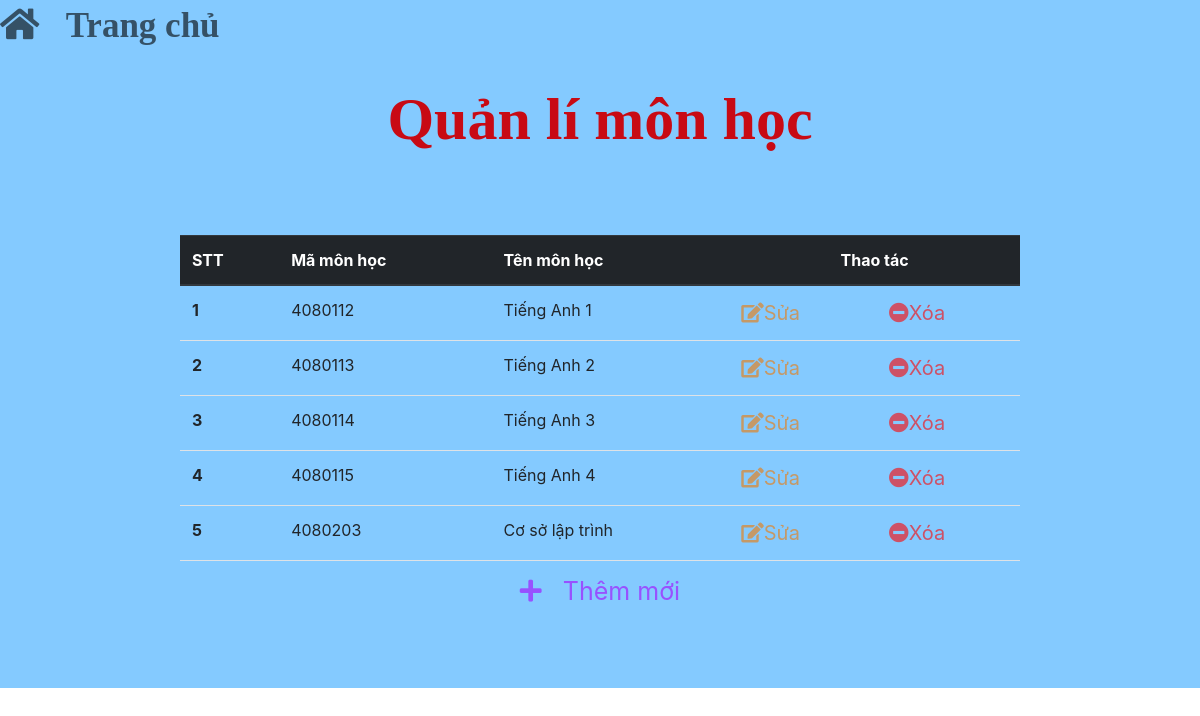
The page /quanliMH.php (signed in) on the database its author committed.
### tables this page shows
CREATE TABLE `monhoc` (
  `MaMH` int(11) NOT NULL,
  `TenMH` varchar(20) NOT NULL
);

### quanliMH.php (the view, shortened to what this page needs)
<!DOCTYPE html>
<html>
<head>
	<link rel="stylesheet" href="css/bootstrap.min.css">
	<link rel="stylesheet" href="css/all.min.css">
	<link rel="stylesheet" href="css/style.css">
</head>
<body>
	<?php
		require('connection.php');
		$sql = "SELECT * FROM monhoc";
		$monhoc = mysqli_query($conn, $sql);
	?>
	<div class="header">
		<div class="home">
			<a href="index.php"><i class="fas fa-home"></i>&nbsp; &nbsp;Trang chủ</a>
		</div>
		<h1>Quản lí môn học</h1>
	</div>
	<div class="content">
		<table class="table" style="width:100%">
			<thead class="thead-dark">
				<tr>
					<th scope="col">STT</th>
					<th scope="col">Mã môn học</th>
					<th scope="col">Tên môn học</th>
					<th scope="col" colspan="2" style="text-align:center">Thao tác</th>
				</tr>
			<tbody>
				<?php if (mysqli_num_rows($monhoc) > 0): ?>
					<?php $stt=1; ?>
					<?php foreach ($monhoc as $item) :?>
					<tr>
						<th scope="row"><?php echo $stt; ?></th>
						<td><?php echo $item['MaMH']; ?></td>
						<td><?php echo $item['TenMH']; ?></td>
						<td class="sua"><a href="suaMH.php?mamh=<?php echo $item['MaMH'];?>"><i class="fas fa-edit"></i>Sửa</a></td>
						<td class="xoa"><a href="xoaMH.php?mamh=<?php echo $item['MaMH'];?>" onclick="xoa()"><i class="fas fa-minus-circle"></i>Xóa</a></td>
						<?php $stt++; ?>
					</tr>
					<?php endforeach; ?>
				<?php endif; ?>
				<tr>
					<td class="them" colspan="5"><a href="themMH.php"><i class="fas fa-plus"></i>&nbsp; &nbsp;Thêm mới</a></td>
				</tr>
			</tbody>
		</table>
	</div>
</body>
</html>

### css/style.css (style rules this page uses)
* { margin:0px;padding:0px; }
a { text-decoration:none; text-align:center; }
.header { font-family:italic-serif; color:rgb(200,10,20); text-align:center; background:rgb(10,150,255,0.5); font-size:60px; font-weight:bold; padding-bottom:50px; }
h1 { margin:0px; font-weight:bold; font-size:60px; padding:30px 0px; }
.content { background:rgb(10,150,255,0.5); padding-left:15%; padding-right:15%; padding-bottom:50px; margin-bottom:0px; }
td.sua a { color:rgb(240,120,0,0.6); font-size:20px; text-align:center; }
td.xoa a { color:rgb(255,0,0,0.6); font-size:20px; text-align:center; }
td.them { text-align:center; }
td.them a { color:rgb(165,0,255,0.6); font-size:25px; text-align:center; }
.header .home { font-size:35px; padding:0px; text-align:left; }
.header .home a { color:rgb(0,0,0,0.6); }

### rows shown on the page
monhoc: MaMH "4080112", TenMH "Tiếng Anh 1"
monhoc: MaMH "4080113", TenMH "Tiếng Anh 2"
monhoc: MaMH "4080114", TenMH "Tiếng Anh 3"
monhoc: MaMH "4080115", TenMH "Tiếng Anh 4"
monhoc: MaMH "4080203", TenMH "Cơ sở lập trình"
